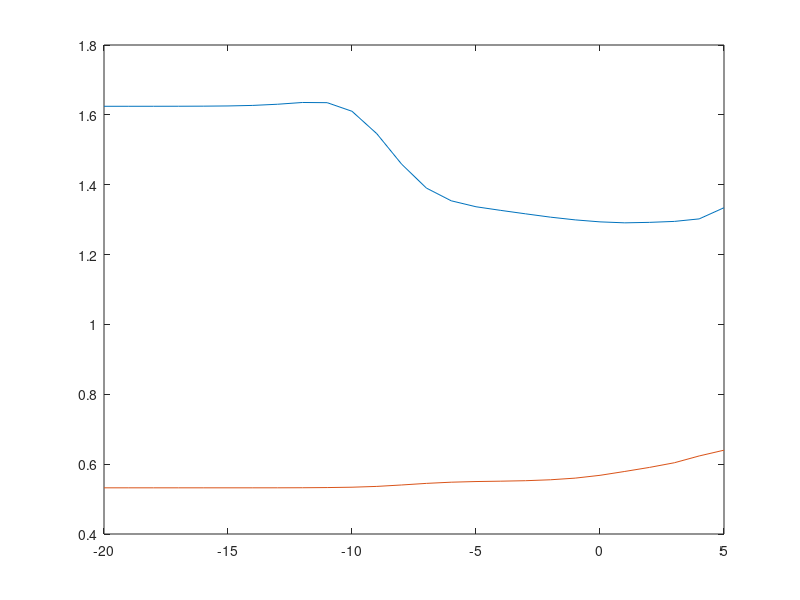

Source code (MATLAB):
load('x3.mat');
load('t3.mat');

%Read data
X_Train = x3_v2.train_x;
T_Train = t3_v2.train_y;
X_Test = x3_v2.test_x;
T_Test = t3_v2.test_y;

Train_Temp = [];
Test_Temp = [];
Phi = [];
W = [];

%Generate Phi
for i=0:9
    Phi = horzcat(Phi, X_Train(1:15, :).^i);
    Train_Temp = horzcat(Train_Temp, X_Train.^i);
    Test_Temp = horzcat(Test_Temp, X_Test.^i);
end

I = eye(10);
Error_Train = [];
Error_Test = [];

for Lambda = -20:5

    %W = inv(exp(Lambda)*I + Phi.'*Phi)*Phi.'*T_Train;
    W =(exp(Lambda)*I + Phi.'*Phi)\Phi.'*T_Train;
    Error_Train = [Error_Train; rms((Train_Temp*W - T_Train)+ exp(Lambda)/2*norm(W)^2)];
    Error_Test = [Error_Test; rms((Test_Temp*W - T_Test)+ exp(Lambda)/2*norm(W)^2)];
end

%Plot the result
x = [-20:5]; %x-axis
plot(x, Error_Test);
hold on;
plot(x, Error_Train);

